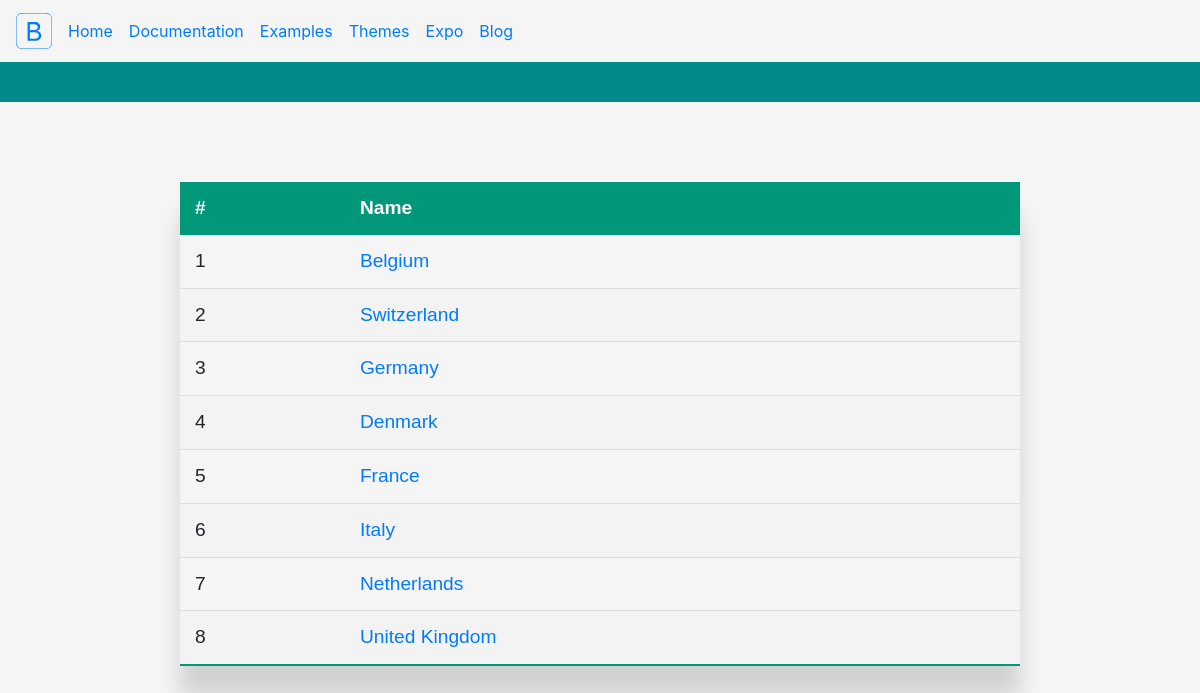
The page /country/1 on the database its author committed.
### orm_app/models.py (models this page shows)
class Countries(models.Model):
    country_id = models.TextField(primary_key=True)
    country_name = models.TextField()
    region = models.ForeignKey('Regions', models.DO_NOTHING)
    class Meta:
        managed = False
        db_table = 'countries'

### orm_app/views.py (the view)
# urls.py: path('country/<int:region_id>', get_country, name='country'),
def get_country(request, region_id):
    queryset = Countries.objects.all().filter(region_id=region_id)
    return render(request, 'country.html', {'coun': queryset})

### templates/country.html (shortened to what this page needs)
<!DOCTYPE html>
<html>
{% load static %}
<head>
    <link rel="stylesheet" href="{% static 'css/style.css' %}">
    <link rel="stylesheet" href="{% static 'css/bootstrap.min.css' %}">
</head>
<body style="background-color:whitesmoke">
<header class="navbar navbar-expand  flex-column flex-md-row bd-navbar">
    <a class="navbar-brand mr-0 mr-md-2" href="#" aria-label="Bootstrap">
    </a>
    <div class="navbar-nav-scroll">
        <ul class="navbar-nav bd-navbar-nav flex-row">
            <li class="nav-item">
                <a class="nav-link active" href="/"
                   onclick="ga('send', 'event', 'Navbar', 'Community links', 'Bootstrap');">Home</a>
            </li>
            <li class="nav-item">
                <a class="nav-link " href="salary/10"
                   onclick="ga('send', 'event', 'Navbar', 'Community links', 'Docs');">Documentation</a>
            </li>
            <li class="nav-item">
                <a class="nav-link " href="#"
                   onclick="ga('send', 'event', 'Navbar', 'Community links', 'Examples');">Examples</a>
            </li>
            <li class="nav-item">
                <a class="nav-link" href="#"
                   onclick="ga('send', 'event', 'Navbar', 'Community links', 'Themes');">Themes</a>
            </li>
            <li class="nav-item">
                <a class="nav-link" href="#"
                   onclick="ga('send', 'event', 'Navbar', 'Community links', 'Expo');">Expo</a>
            </li>
            <li class="nav-item">
                <a class="nav-link" href="#"
                   onclick="ga('send', 'event', 'Navbar', 'Community links', 'Blog');">Blog</a>
            </li>
        </ul>
    </div>
</header>
<h1 style="background-color:darkcyan;text-align:center;margin:auto;color:#8df8bb;font-family: sans-serif;padding:20px">
</h1>
<table class="styled-table">
    <thead>
    <tr>
        <th>#</th>
        <th>Name</th>
    </tr>
    </thead>
    <tbody>
    {% for c in coun %}
    <tr>
        <td>{{ forloop.counter }}</td>
        <td><a href="{% url 'counloc' country_id=c.country_id %}" >{{c.country_name}}</a></td>
    </tr>
    {% endfor %}
    </tbody>
</table>
</body>
</html>

### static/css/style.css (style rules this page uses)
.styled-table { border-collapse: collapse; margin: 80px auto; font-size: 1.2em; font-family: sans-serif; min-width: 70%; box-shadow: 0 30px 20px rgba(0, 0, 0, 0.15); }
.styled-table thead tr { background-color: #009879; color: #ffffff; text-align: left; }
.styled-table th, .styled-table td { padding: 12px 15px; }
.styled-table tbody tr { border-bottom: 1px solid #dddddd; }
.styled-table tbody tr:nth-of-type(even) { background-color: #f3f3f3; }
.styled-table tbody tr:last-of-type { border-bottom: 2px solid #009879; }

### rows shown on the page
Countries: country_name "Belgium"
Countries: country_name "Switzerland"
Countries: country_name "Germany"
Countries: country_name "Denmark"
Countries: country_name "France"
Countries: country_name "Italy"
Countries: country_name "Netherlands"
Countries: country_name "United Kingdom"
